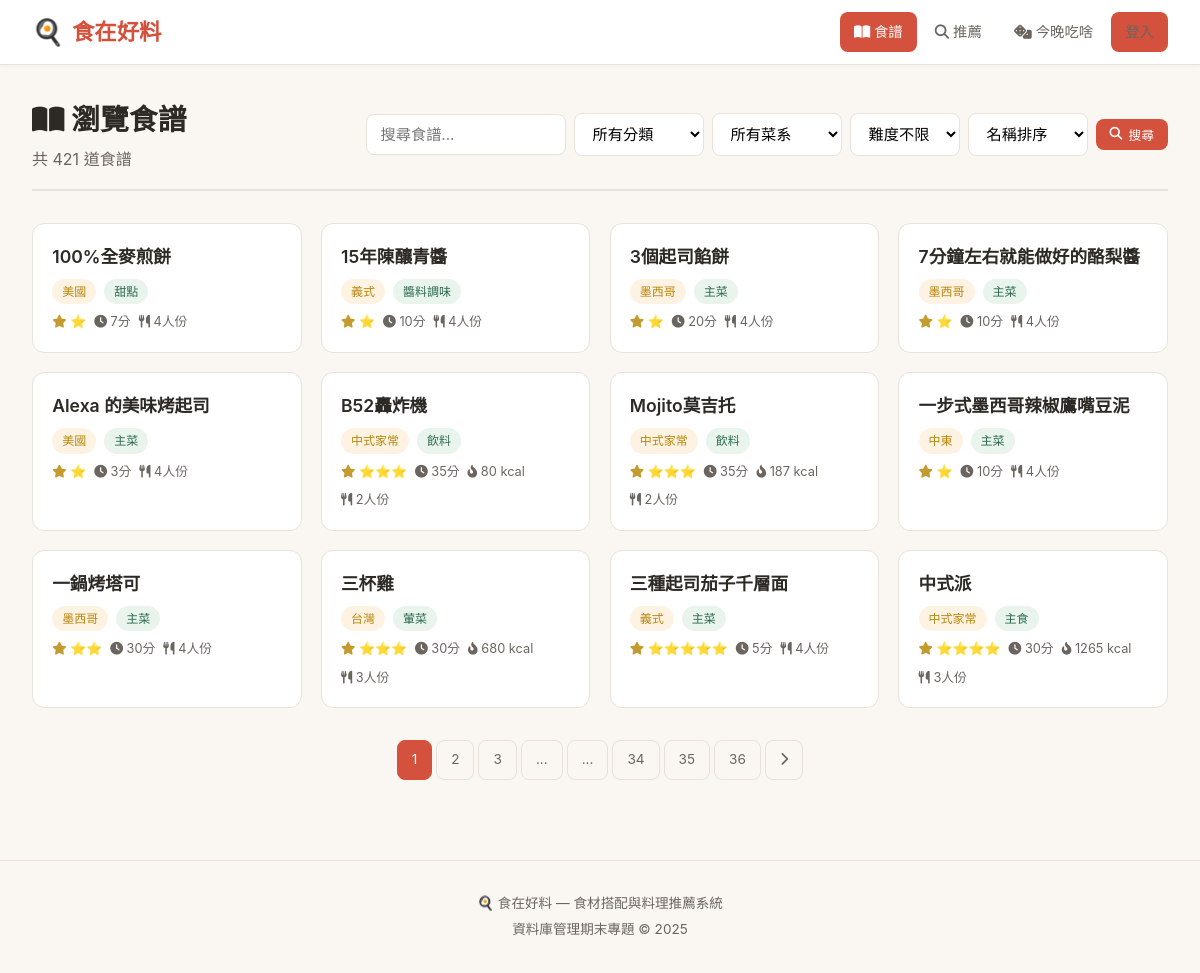
Screenshot of /browse with the database file from the repository.
### tables this page shows
CREATE TABLE recipes (
        recipe_id        INTEGER PRIMARY KEY AUTOINCREMENT,
        recipe_name      TEXT NOT NULL,
        category_id      INTEGER,
        cuisine          TEXT DEFAULT '中式家常',
        difficulty       INTEGER DEFAULT 3,
        cooking_time_min INTEGER DEFAULT 30,
        servings         INTEGER DEFAULT 2,
        calories         INTEGER,
        steps_summary    TEXT,
        image_url        TEXT,
        created_at       DATETIME DEFAULT CURRENT_TIMESTAMP,
        FOREIGN KEY (category_id) REFERENCES categories(category_id)
    );

CREATE TABLE categories (
        category_id   INTEGER PRIMARY KEY AUTOINCREMENT,
        category_name TEXT NOT NULL UNIQUE
    );

### app.py (the view)
@app.route('/browse')
def browse():
    page = request.args.get('page', 1, type=int)
    per_page = 12
    category = request.args.get('category', '')
    cuisine = request.args.get('cuisine', '')
    difficulty = request.args.get('difficulty', 0, type=int)
    search = request.args.get('q', '').strip()
    sort = request.args.get('sort', 'name')
    where_clauses = []
    params = []
    if category:
        where_clauses.append("c.category_name = ?")
        params.append(category)
    if cuisine:
        where_clauses.append("r.cuisine = ?")
        params.append(cuisine)
    if difficulty:
        where_clauses.append("r.difficulty = ?")
        params.append(difficulty)
    if search:
        where_clauses.append("(r.recipe_name LIKE ? OR r.cuisine LIKE ?)")
        params.extend([f'%{search}%', f'%{search}%'])
    where_sql = " AND ".join(where_clauses) if where_clauses else "1=1"
    order_map = {
        'name': 'r.recipe_name',
        'time': 'r.cooking_time_min',
        'difficulty': 'r.difficulty',
        'calories': 'r.calories',
    }
    order_sql = order_map.get(sort, 'r.recipe_name')
    total = query_db(f"""
        SELECT COUNT(*) as c FROM recipes r
        LEFT JOIN categories c ON r.category_id = c.category_id
        WHERE {where_sql}
    """, params, one=True)['c']
    recipes = query_db(f"""
        SELECT r.*, c.category_name FROM recipes r
        LEFT JOIN categories c ON r.category_id = c.category_id
        WHERE {where_sql}
        ORDER BY {order_sql}
        LIMIT ? OFFSET ?
    """, params + [per_page, (page - 1) * per_page])
    categories = query_db("SELECT * FROM categories ORDER BY category_name")
    cuisines = query_db("SELECT DISTINCT cuisine FROM recipes ORDER BY cuisine")
    total_pages = (total + per_page - 1) // per_page
    return render_template('browse.html', recipes=recipes, categories=categories,
                           cuisines=cuisines, page=page, total_pages=total_pages,
                           total=total, category=category, cuisine=cuisine,
                           difficulty=difficulty, search=search, sort=sort)

### app.py (called while the page is built)
def get_db():
    if 'db' not in g:
        g.db = sqlite3.connect(DB_PATH)
        g.db.row_factory = sqlite3.Row
        g.db.execute("PRAGMA foreign_keys = ON")
    return g.db

def query_db(sql, args=(), one=False):
    cur = get_db().execute(sql, args)
    rv = cur.fetchall()
    return (rv[0] if rv else None) if one else rv

### templates/browse.html (shortened to what this page needs)
{% extends "base.html" %}
{% block content %}
<div class="page-header flex justify-between items-center" style="flex-wrap:wrap;gap:1rem">
  <div>
    <h1><i class="fas fa-book-open"></i> 瀏覽食譜</h1>
    <p>共 {{ total }} 道食譜</p>
  </div>
  <form method="GET" style="display:flex;gap:8px;flex-wrap:wrap;align-items:center">
    <input type="text" name="q" class="form-control" style="width:200px" placeholder="搜尋食譜..." value="{{ search }}">
    <select name="category" class="form-control" style="width:130px">
      <option value="">所有分類</option>
    </select>
    <select name="cuisine" class="form-control" style="width:130px">
      <option value="">所有菜系</option>
    </select>
    <select name="difficulty" class="form-control" style="width:110px">
      <option value="0">難度不限</option>
    </select>
    <select name="sort" class="form-control" style="width:120px">
      <option value="name" {% if sort=='name' %}selected{% endif %}>名稱排序</option>
    </select>
    <button type="submit" class="btn btn-primary btn-sm"><i class="fas fa-search"></i> 搜尋</button>
  </form>
</div>
<div class="card-grid">
  {% for r in recipes %}
  <div class="card">
    <div class="card-body">
      <div class="card-title">
        <a href="{{ url_for('recipe_detail', recipe_id=r.recipe_id) }}">{{ r.recipe_name }}</a>
      </div>
      <div class="card-meta mb-1">
        <span class="badge badge-cuisine">{{ r.cuisine }}</span>
        {% if r.category_name %}<span class="badge badge-category">{{ r.category_name }}</span>{% endif %}
      </div>
      <div class="card-meta">
        <span><i class="fas fa-star" style="color:var(--gold)"></i> {{ '⭐' * r.difficulty }}</span>
        <span><i class="fas fa-clock"></i> {{ r.cooking_time_min }}分</span>
        {% if r.calories %}<span><i class="fas fa-fire-alt"></i> {{ r.calories }} kcal</span>{% endif %}
        <span><i class="fas fa-utensils"></i> {{ r.servings }}人份</span>
      </div>
    </div>
  </div>
  {% else %}
  <div class="text-center text-muted" style="grid-column:1/-1;padding:3rem">
    <i class="fas fa-search" style="font-size:3rem;margin-bottom:1rem;display:block;opacity:0.3"></i>
    <p>沒有找到符合條件的食譜</p>
  </div>
  {% endfor %}
</div>
{% if total_pages > 1 %}
<div class="pagination">
  {% for p in range(1, total_pages+1) %}
    {% if p == page %}
      <span class="current">{{ p }}</span>
    {% elif p <= 3 or p >= total_pages-2 or (p >= page-2 and p <= page+2) %}
      <a href="?page={{ p }}&q={{ search }}&category={{ category }}&cuisine={{ cuisine }}&difficulty={{ difficulty }}&sort={{ sort }}">{{ p }}</a>
    {% elif p == 4 or p == total_pages-3 %}
      <span>...</span>
    {% endif %}
  {% endfor %}
  {% if page < total_pages %}
    <a href="?page={{ page+1 }}&q={{ search }}&category={{ category }}&cuisine={{ cuisine }}&difficulty={{ difficulty }}&sort={{ sort }}">
      <i class="fas fa-chevron-right"></i>
    </a>
  {% endif %}
</div>
{% endif %}
{% endblock %}

### templates/base.html (style rules this page uses)
:root { --bg: #faf7f2; --card: #ffffff; --text: #2d2a26; --text2: #6b6560; --accent: #d4513d; --accent2: #e8734a; --green: #4a8c5c; --gold: #c49b2f; --border: #e8e2da; --shadow: 0 2px 12px rgba(45,42,38,0.08); --radius: 12px; --font: 'Noto Sans TC', -apple-system, 'Segoe UI', sans-serif; }
* { margin:0; padding:0; box-sizing:border-box; }
body { font-family: var(--font); background: var(--bg); color: var(--text); line-height: 1.6; min-height: 100vh; }
.page-header { margin-bottom: 2rem; padding-bottom: 1rem; border-bottom: 2px solid var(--border); }
.page-header h1 { font-size: 1.8rem; font-weight: 700; }
.page-header p { color: var(--text2); margin-top: 4px; }
.card-grid { display: grid; grid-template-columns: repeat(auto-fill, minmax(260px, 1fr)); gap: 1.2rem; }
.card { background: var(--card); border-radius: var(--radius); border: 1px solid var(--border); overflow: hidden; transition: transform 0.2s, box-shadow 0.2s; }
.card-body { padding: 1.2rem; }
.card-title { font-size: 1.1rem; font-weight: 600; margin-bottom: 0.5rem; }
.card-title a { color: var(--text); text-decoration: none; }
.card-meta { display: flex; flex-wrap: wrap; gap: 8px; font-size: 0.8rem; color: var(--text2); }
.badge { display: inline-block; padding: 3px 10px; border-radius: 20px; font-size: 0.75rem; font-weight: 500; }
.badge-cuisine { background: #fef3e2; color: #b8860b; }
.badge-category { background: #e8f4ec; color: #2d6a4f; }
.btn { display: inline-flex; align-items: center; gap: 6px; padding: 10px 20px; border-radius: 8px; border: none; font-size: 0.9rem; font-weight: 500; cursor: pointer; text-decoration: none; transition: all 0.2s; font-family: var(--font); }
.btn-primary { background: var(--accent); color: #fff; }
.btn-sm { padding: 6px 14px; font-size: 0.8rem; }
.form-control { width: 100%; padding: 10px 14px; border: 1.5px solid var(--border); border-radius: 8px; font-size: 0.95rem; background: var(--card); font-family: var(--font); transition: border-color 0.2s; }
select.form-control { cursor: pointer; }
.pagination { display: flex; justify-content: center; gap: 4px; margin-top: 2rem; flex-wrap: wrap; }
.pagination a, .pagination span { padding: 8px 14px; border-radius: 8px; text-decoration: none; font-size: 0.85rem; border: 1px solid var(--border); color: var(--text2); transition: all 0.2s; }
.pagination .current { background: var(--accent); color: #fff; border-color: var(--accent); }
.mb-1 { margin-bottom: 0.5rem; }
.flex { display: flex; }
.items-center { align-items: center; }
.justify-between { justify-content: space-between; }

### rows the page displays
recipes: recipe_name "100%全麥煎餅", cuisine "美國", category_name "甜點", difficulty "⭐", cooking_time_min "7", servings "4"
recipes: recipe_name "15年陳釀青醬", cuisine "義式", category_name "醬料調味", difficulty "⭐", cooking_time_min "10", servings "4"
recipes: recipe_name "3個起司餡餅", cuisine "墨西哥", category_name "主菜", difficulty "⭐", cooking_time_min "20", servings "4"
recipes: recipe_name "7分鐘左右就能做好的酪梨醬", cuisine "墨西哥", category_name "主菜", difficulty "⭐", cooking_time_min "10", servings "4"
recipes: recipe_name "Alexa 的美味烤起司", cuisine "美國", category_name "主菜", difficulty "⭐", cooking_time_min "3", servings "4"
recipes: recipe_name "B52轟炸機", cuisine "中式家常", category_name "飲料", difficulty "⭐⭐⭐", cooking_time_min "35", calories "80", servings "2"
recipes: recipe_name "Mojito莫吉托", cuisine "中式家常", category_name "飲料", difficulty "⭐⭐⭐", cooking_time_min "35", calories "187", servings "2"
recipes: recipe_name "一步式墨西哥辣椒鷹嘴豆泥", cuisine "中東", category_name "主菜", difficulty "⭐", cooking_time_min "10", servings "4"
recipes: recipe_name "一鍋烤塔可", cuisine "墨西哥", category_name "主菜", difficulty "⭐⭐", cooking_time_min "30", servings "4"
recipes: recipe_name "三杯雞", cuisine "台灣", category_name "葷菜", difficulty "⭐⭐⭐", cooking_time_min "30", calories "680", servings "3"
recipes: recipe_name "三種起司茄子千層面", cuisine "義式", category_name "主菜", difficulty "⭐⭐⭐⭐⭐", cooking_time_min "5", servings "4"
recipes: recipe_name "中式派", cuisine "中式家常", category_name "主食", difficulty "⭐⭐⭐⭐", cooking_time_min "30", calories "1265", servings "3"

### other values shown
{{ total }} "421"
{{ p }} "1"
{{ p }} "2" "3" "34" "35" "36"
